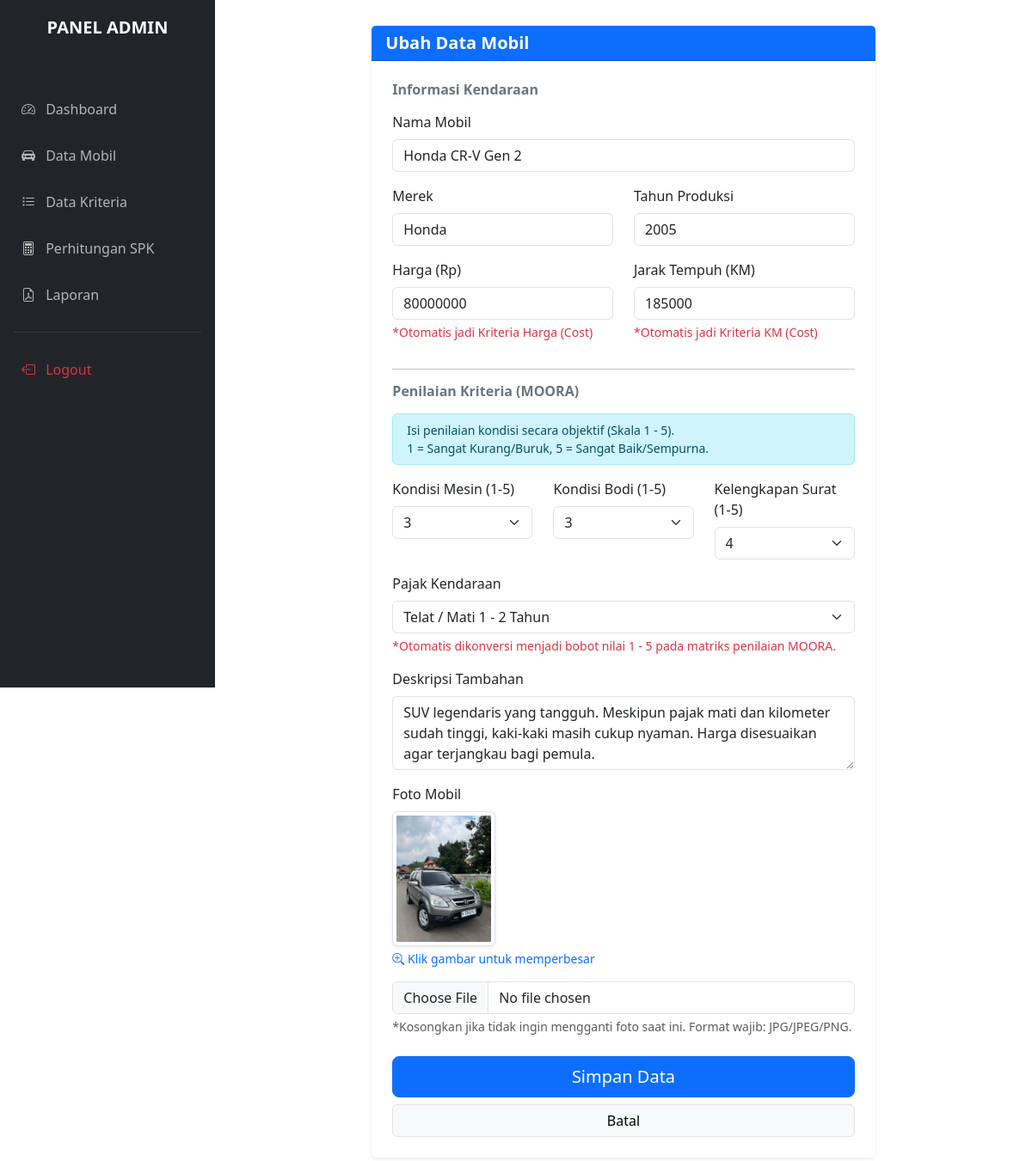
Page /admin/form_mobil.php?id=13 (signed in) on the earlier database version.
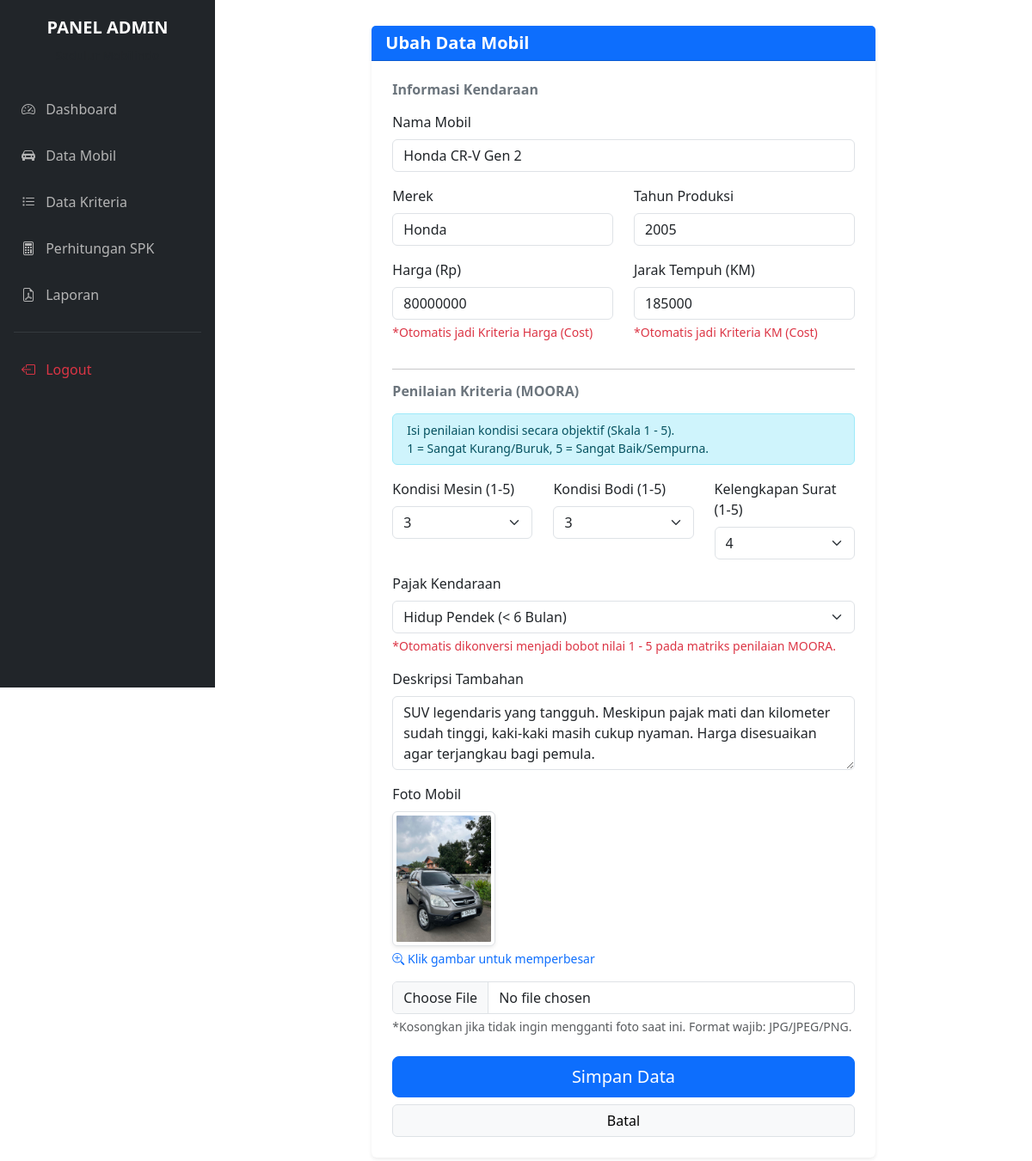
Same page on the later database version.
### tables this page shows
CREATE TABLE `tb_alternatif` (
  `id_mobil` int(11) NOT NULL,
  `nama_mobil` varchar(100) NOT NULL,
  `merek` varchar(50) NOT NULL,
  `harga_asli` bigint(20) DEFAULT NULL,
  `tahun` int(11) DEFAULT NULL,
  `jarak_tempuh` int(11) DEFAULT NULL,
  `pajak_kendaraan` varchar(50) DEFAULT NULL,
  `deskripsi` text NOT NULL,
  `foto_mobil` varchar(255) NOT NULL
);

### config/functions.php (called while the page is built, shortened)
<?php
require 'koneksi.php';
function query($query) {
    global $conn;
    $result = mysqli_query($conn, $query);
    $rows = [];
    while ($row = mysqli_fetch_assoc($result)) {
        $rows[] = $row;
    }
    return $rows;
}
function cariMobil($id) {
    $m = query("SELECT * FROM tb_alternatif WHERE id_mobil = $id");
    $res = $m[0];
    $res['nilai_mesin'] = query("SELECT nilai FROM tb_penilaian WHERE id_mobil=$id AND id_kriteria=2")[0]['nilai'] ?? 0;
    $res['nilai_bodi']  = query("SELECT nilai FROM tb_penilaian WHERE id_mobil=$id AND id_kriteria=3")[0]['nilai'] ?? 0;
    $res['nilai_surat'] = query("SELECT nilai FROM tb_penilaian WHERE id_mobil=$id AND id_kriteria=6")[0]['nilai'] ?? 0;
    return $res;
}
?>

### admin/form_mobil.php (the view, shortened to what the changed rows need)
<?php
include 'header.php';
if (isset($_GET['id'])) {
    $is_edit = true;
    $id_mobil = $_GET['id'];
    $data = cariMobil($id_mobil);
} else {
    $judul = "Tambah Mobil Baru";
    $is_edit = false;
}
?>
<div class="row justify-content-center">
    <div class="col-md-8">
        <div class="card shadow-sm border-0 mb-5">
            <div class="card-body p-4">
                <form action="" method="post" enctype="multipart/form-data">
                    <div class="mb-3">
                        <label class="form-label">Nama Mobil</label>
                        <input type="text" name="nama_mobil" class="form-control" required value="<?= $is_edit ? $data['nama_mobil'] : ''; ?>">
                    </div>
                    <div class="row">
                        <div class="col-md-6 mb-3">
                            <label class="form-label">Merek</label>
                            <input type="text" name="merek" class="form-control" required placeholder="Contoh: Toyota" value="<?= $is_edit ? $data['merek'] : ''; ?>">
                        </div>
                        <div class="col-md-6 mb-3">
                            <label class="form-label">Tahun Produksi</label>
                            <input type="number" name="tahun" class="form-control" required value="<?= $is_edit ? $data['tahun'] : ''; ?>">
                        </div>
                    </div>
                    <div class="row">
                        <div class="col-md-6 mb-3">
                            <label class="form-label">Harga (Rp)</label>
                            <input type="number" name="harga_asli" class="form-control" required value="<?= $is_edit ? $data['harga_asli'] : ''; ?>">
                            <div class="form-text text-danger">*Otomatis jadi Kriteria Harga (Cost)</div>
                        </div>
                        <div class="col-md-6 mb-3">
                            <label class="form-label">Jarak Tempuh (KM)</label>
                            <input type="number" name="jarak_tempuh" class="form-control" required value="<?= $is_edit ? $data['jarak_tempuh'] : ''; ?>">
                            <div class="form-text text-danger">*Otomatis jadi Kriteria KM (Cost)</div>
                        </div>
                    </div>
                    <div class="mb-3">
                        <label class="form-label">Pajak Kendaraan</label>
                        <select name="pajak_kendaraan" class="form-select" required>
                            <option value="Hidup Pendek (< 6 Bulan)" <?= ($is_edit && $data['pajak_kendaraan'] == 'Hidup Pendek (< 6 Bulan)') ? 'selected' : ''; ?>>Hidup Pendek (< 6 Bulan)</option>
                            <option value="Telat / Mati 1 - 2 Tahun" <?= ($is_edit && $data['pajak_kendaraan'] == 'Telat / Mati 1 - 2 Tahun') ? 'selected' : ''; ?>>Telat / Mati 1 - 2 Tahun</option>
                        </select>
                        <div class="form-text text-danger">*Otomatis dikonversi menjadi bobot nilai 1 - 5 pada matriks penilaian MOORA.</div>
                    </div>
                    <div class="mb-3">
                        <label class="form-label">Deskripsi Tambahan</label>
                        <textarea name="deskripsi" class="form-control" rows="3"><?= $is_edit ? $data['deskripsi'] : ''; ?></textarea>
                    </div>
                    <div class="mb-4">
                        <?php if($is_edit && !empty($data['foto_mobil'])): ?>
                            <div class="mb-3">
                                <img src="../foto_mobil/<?= $data['foto_mobil']; ?>"
                                     width="120"
                                     class="img-thumbnail shadow-sm"
                                     style="cursor: pointer; transition: 0.3s;"
                                     data-bs-toggle="modal"
                                     data-bs-target="#modalPreviewFoto"
                                     title="Klik untuk memperbesar"
                                     onmouseover="this.style.opacity='0.8'"
                                     onmouseout="this.style.opacity='1'">
                                <div class="form-text text-primary mt-1"><i class="bi bi-zoom-in"></i> Klik gambar untuk memperbesar</div>
                            </div>
                        <?php endif; ?>
                    </div>
                </form>
            </div>
        </div>
    </div>
</div>
<?php include 'footer.php'; ?>

Differences in the rows shown:
changed tb_alternatif "Honda CR-V Gen 2": pajak_kendaraan "Telat / Mati 1 - 2 Tahun" → "Hidup Pendek (< 6 Bulan)"
